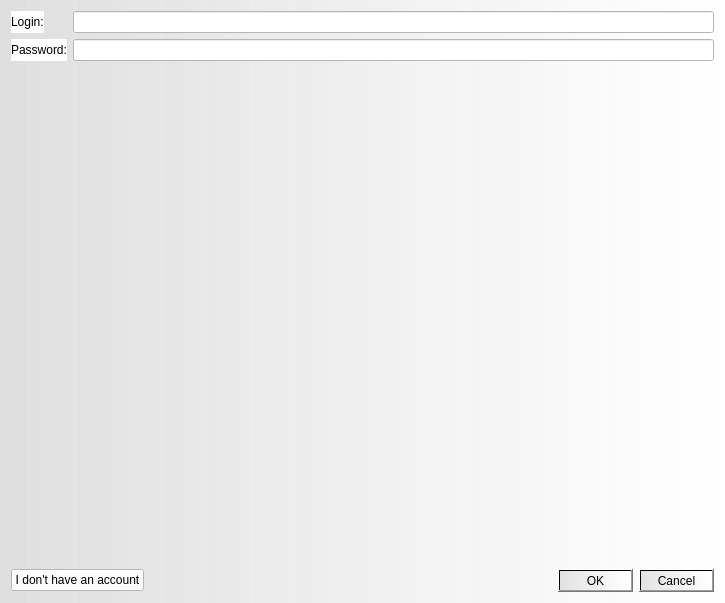
<?xml version="1.0" encoding="UTF-8"?>
<ui version="4.0">
 <class>LoginWidget</class>
 <widget class="QWidget" name="LoginWidget">
  <property name="geometry">
   <rect>
    <x>0</x>
    <y>0</y>
    <width>725</width>
    <height>603</height>
   </rect>
  </property>
  <property name="windowTitle">
   <string>Form</string>
  </property>
  <property name="styleSheet">
   <string notr="true">background-color: qlineargradient(spread:pad, x1:0, y1:0, x2:1, y2:0, stop:0 rgba(222, 222, 222, 222), stop:1 rgba(255, 255, 255, 255));</string>
  </property>
  <layout class="QVBoxLayout" name="verticalLayout">
   <item>
    <layout class="QFormLayout" name="formLayout">
     <item row="0" column="0">
      <widget class="QLabel" name="label">
       <property name="styleSheet">
        <string notr="true">background-color: rgb(255, 255, 255);</string>
       </property>
       <property name="text">
        <string>Login:</string>
       </property>
      </widget>
     </item>
     <item row="1" column="0">
      <widget class="QLabel" name="label_2">
       <property name="styleSheet">
        <string notr="true">background-color: rgb(255, 255, 255);</string>
       </property>
       <property name="text">
        <string>Password:</string>
       </property>
      </widget>
     </item>
     <item row="0" column="1">
      <widget class="QLineEdit" name="lineEdit">
       <property name="styleSheet">
        <string notr="true">background-color: rgb(255, 255, 255);</string>
       </property>
      </widget>
     </item>
     <item row="1" column="1">
      <widget class="QLineEdit" name="lineEdit_2">
       <property name="sizePolicy">
        <sizepolicy hsizetype="Expanding" vsizetype="Fixed">
         <horstretch>0</horstretch>
         <verstretch>0</verstretch>
        </sizepolicy>
       </property>
       <property name="styleSheet">
        <string notr="true">color: rgb(0, 0, 0);
background-color: rgb(255, 255, 255);
font: 75 9pt &quot;Open Sans Condensed&quot;;</string>
       </property>
       <property name="text">
        <string/>
       </property>
       <property name="echoMode">
        <enum>QLineEdit::Password</enum>
       </property>
      </widget>
     </item>
    </layout>
   </item>
   <item>
    <spacer name="verticalSpacer">
     <property name="orientation">
      <enum>Qt::Vertical</enum>
     </property>
     <property name="sizeHint" stdset="0">
      <size>
       <width>20</width>
       <height>40</height>
      </size>
     </property>
    </spacer>
   </item>
   <item>
    <layout class="QHBoxLayout" name="horizontalLayout">
     <item>
      <widget class="QPushButton" name="RegisterButton">
       <property name="styleSheet">
        <string notr="true">background-color: rgb(255, 255, 255);</string>
       </property>
       <property name="text">
        <string>I don't have an account</string>
       </property>
      </widget>
     </item>
     <item>
      <widget class="QDialogButtonBox" name="buttonBox">
       <property name="standardButtons">
        <set>QDialogButtonBox::Cancel|QDialogButtonBox::Ok</set>
       </property>
      </widget>
     </item>
    </layout>
   </item>
  </layout>
 </widget>
 <resources/>
 <connections/>
</ui>
